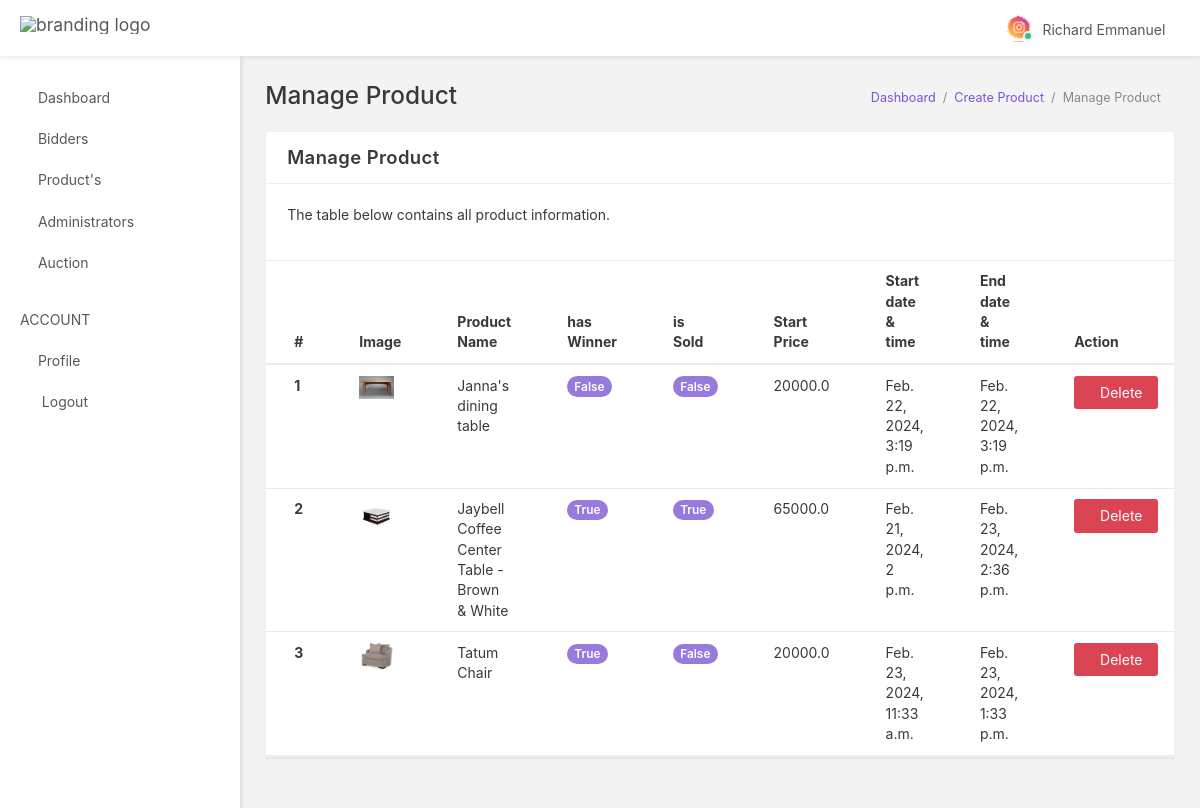
Page /auth/manage_product (signed in) on the committed database.
### Auction_auth/models.py (models this page shows, shortened)
class User(AbstractBaseUser, PermissionsMixin):
    user_id = models.UUIDField(
        default=uuid.uuid4, primary_key=True, unique=True, editable=False)
    email = models.CharField(max_length=100, db_index=True,
                             unique=True, verbose_name='email address', blank=True)
    name = models.CharField(
        max_length=100, db_index=True, blank=True, null=True)
    phone = models.CharField(
        max_length=14, db_index=True, unique=True, blank=True)
    address = models.CharField(max_length=255, null=True, blank=True)
    picture = models.ImageField(
        default='img/user.png', upload_to='uploads/', null=True)
    date_joined = models.DateTimeField(
        verbose_name='date_joined', auto_now_add=True)
    last_login = models.DateTimeField(
        verbose_name='last_login', auto_now=True, null=True)
    is_active = models.BooleanField(default=True)
    is_staff = models.BooleanField(default=False)
    is_superuser = models.BooleanField(default=False)
    USERNAME_FIELD = 'email'
    REQUIRED_FIELDS = ['name',]
    objects = UserManager()
    class Meta:
        db_table = 'Users'
        verbose_name_plural = 'Users'

class Furniture(models.Model):
    product_id = models.UUIDField(
        default=uuid.uuid4, primary_key=True, unique=True, editable=False)
    product_name = models.CharField(max_length=100)
    start_price = models.FloatField()
    product_desc = models.TextField()
    created = models.DateTimeField(
        verbose_name='date_created', auto_now_add=True)
    start_date_and_time = models.DateTimeField(null=True)
    end_date_and_time = models.DateTimeField(null=True)
    is_sold = models.BooleanField(default=False)
    sold_price = models.FloatField(blank=True, null=True)
    sold_to = models.ForeignKey(
        User, on_delete=models.CASCADE, blank=True, null=True)
    image = models.ImageField(null=True, blank=True, upload_to='uploads/')
    class Meta:
        db_table = 'Furniture'
        verbose_name_plural = 'Furniture'

### Auction_auth/views.py (the view)
# urls.py: path('auth/manage_product', ManageFurniturePageView.as_view(),
class ManageFurniturePageView(LoginRequiredMixin, ListView):
    template_name = "backend/furniture/manage_furnitures.html"
    def get_queryset(self):
        return Furniture.objects.all().order_by('-created')

### Templates/backend/furniture/manage_furnitures.html (shortened to what this page needs)
{% extends 'base.html' %}
{% load static %}
{% load crispy_forms_tags %}
  {% block head %}{% include 'partials/auth_head.html' %}{% endblock head %}
  {% block body %}
  <body data-open="click" data-menu="vertical-menu" data-col="2-columns" class="vertical-layout vertical-menu 2-columns  fixed-navbar">
  {% block nav %} {% include 'partials/auth_nav.html' %} {% endblock %}
  {% include 'partials/auth_sidebar.html' %}
    <div class="app-content content container-fluid">
      <div class="content-wrapper">
        <div class="content-header row">
          <div class="content-header-left col-md-6 col-xs-12 mb-1">
            <h2 class="content-header-title">Manage Product</h2>
          </div>
            <div class="content-header-right breadcrumbs-right breadcrumbs-top col-md-6 col-xs-12">
                <div class="breadcrumb-wrapper col-xs-12">
                    <ol class="breadcrumb">
                        <li class="breadcrumb-item"><a href="{% url 'auth:dashboard' %}">Dashboard</a>
                        </li>
                        <li class="breadcrumb-item"><a href="{% url 'auth:create_product' %}">Create Product</a>
                        </li>
                        <li class="breadcrumb-item active">Manage Product
                        </li>
                    </ol>
                </div>
            </div>
        </div>
        <div class="content-body">
        <div class="row">
            <div class="col-xs-12">
                <div class="card">
                    <div class="card-header">
                        <h4 class="card-title">Manage Product</h4>
                        <div class="heading-elements">
                            <ul class="list-inline mb-0">
                                <li><a data-action="collapse"><i class="icon-minus4"></i></a></li>
                                <li><a data-action="expand"><i class="icon-expand2"></i></a></li>
                            </ul>
                        </div>
                    </div>
                    <div class="card-body collapse in">
                        <div class="card-block card-dashboard">
                            <p>The table below contains all product information.</p>
                        </div>
                        <div class="table-responsive">
                            <table class="table table-hover mb-0">
                                <thead>
                                    <tr>
                                        <th>#</th>
                                        <th>Image</th>
                                        <th>Product Name</th>
                                        <th>has Winner</th>
                                        <th>is Sold</th>
                                        <th>Start Price</th>
                                        <th>Start date & time</th>
                                        <th>End date & time</th>
                                        <th>Action</th>
                                    </tr>
                                </thead>
                                <tbody>
                                {% if object_list %}
                                    {% for object in object_list %}
                                    <tr>
                                        <th scope="row">{{ forloop.counter}}</th>
                                        <td><a href="{% url 'auth:update_product' object.pk %}"><img src="{{object.image.url}}" width="35" alt=""></a></td>
                                        <td>{{ object.product_name }}</td>
                                        <td><div class="tag tag-pill tag-primary">{% if object.sold_to %}True {% else %}False{% endif %}</div></td>
                                        <td><div class="tag tag-pill tag-primary">{{ object.is_sold }}</div></td>
                                        <td>{{ object.start_price }}</td>
                                        <td>{{ object.start_date_and_time }}</td>
                                        <td>{{ object.end_date_and_time }}</td>
                                        <td><a href="" class="btn btn-danger" data-toggle="modal" data-target="#deleteModal{{forloop.counter}}" style="cursor: pointer;"> <i class="icon-ios-trash"></i>Delete</a></td>
                                    </tr>
                                    {% endfor %}
                                {% endif %}
                                </tbody>
                            </table>
                        </div>
                    </div>
                </div>
            </div>
        </div>
        </div>
      </div>
    </div>
</body>
{% endblock body %}

### Templates/partials/auth_nav.html (shortened to what this page needs)
{% load static %}
<nav
	class="header-navbar navbar navbar-with-menu navbar-fixed-top navbar-light navbar-shadow"
>
	<div class="navbar-wrapper">
		<div class="navbar-header">
			<ul class="nav navbar-nav">
				<li class="nav-item">
					<a href="index.html" class="navbar-brand nav-link"
						><img
							alt="branding logo"
							src="{% static 'backend/app-assets/images/logo/robust-logo-light.png' %}"
							data-expand="{% static 'backend/app-assets/images/logo/robust-logo-light.png' %}"
							data-collapse="{% static 'backend/app-assets/images/logo/robust-logo-small.png' %}"
							class="brand-logo"
					/></a>
				</li>
			</ul>
		</div>
		<div class="navbar-container content container-fluid">
			<div id="navbar-mobile" class="collapse navbar-toggleable-sm">
				<ul class="nav navbar-nav">
					<li class="nav-item hidden-sm-down">
						<a class="nav-link nav-menu-main menu-toggle hidden-xs"
							><i class="icon-menu5"> </i
						></a>
					</li>
				</ul>
				<ul class="nav navbar-nav float-xs-right">
					<li class="dropdown dropdown-user nav-item">
						<a
							data-toggle="dropdown"
							class="dropdown-toggle nav-link dropdown-user-link"
							><span class="avatar avatar-online"
								><img
									src="{{ request.user.picture.url }}"
									alt="avatar" /><i></i></span
							><span class="user-name">{{request.user.name}}</span></a
						>
					</li>
				</ul>
			</div>
		</div>
	</div>
</nav>

### Static/backend/app-assets/css/app.css (style rules this page uses)
@media (max-width: 1366px) { html { font-size: 14px; } }
html { height: 100%; }
html body { height: 100%; background-color: #F3F3F3; direction: ltr; }
html body.fixed-navbar { padding-top: 4rem; }
html body .content { padding: 0; transition: 300ms ease all; backface-visibility: hidden; }
html body .content .content-wrapper { padding: 1.8rem; }
html body .content .content-wrapper .content-header-right { margin-top: 6px; }
.avatar { position: relative; display: inline-block; width: 30px; white-space: nowrap; border-radius: 1000px; vertical-align: bottom; }
.avatar i { position: absolute; right: -7px; bottom: 2px; width: 10px; height: 10px; border: 2px solid #eceeef; border-radius: 100%; }
.avatar img { width: 100%; max-width: 100%; height: auto; border: 0 none; border-radius: 1000px; }
.avatar-online i { background-color: #37BC9B; }
@media screen and (min-width: 0px) { body:after { content: "xs - min-width: 0px"; } }
@media screen and (min-width: 544px) { body:after { content: "sm - min-width: 544px"; } }
@media screen and (min-width: 768px) { body:after { content: "md - min-width: 768px"; } }
@media screen and (min-width: 992px) { body:after { content: "lg - min-width: 992px"; } }
@media screen and (min-width: 1200px) { body:after { content: "xl - min-width: 1200px"; } }
body:after { display: none; }

### Static/backend/app-assets/css/core/menu/menu-types/vertical-menu.css (style rules this page uses)
@media (min-width: 992px) { body.vertical-layout.vertical-menu .navbar .navbar-header { width: 240px; } }
@media (min-width: 992px) { body.vertical-layout.vertical-menu .content, body.vertical-layout.vertical-menu .footer { margin-left: 240px; } }

### rows in the picture
User: user.picture (picture), user.name "Richard Emmanuel"
Furniture: image (picture), product_name "Janna's dining table", shows "False", is_sold "False", start_price "20000.0", start_date_and_time "Feb. 22, 2024, 3:19 p.m.", end_date_and_time "Feb. 22, 2024, 3:19 p.m."
Furniture: image (picture), product_name "Jaybell Coffee Center Table - Brown & White", shows "True", is_sold "True", start_price "65000.0", start_date_and_time "Feb. 21, 2024, 2 p.m.", end_date_and_time "Feb. 23, 2024, 2:36 p.m."
Furniture: image (picture), product_name "Tatum Chair", shows "True", is_sold "False", start_price "20000.0", start_date_and_time "Feb. 23, 2024, 11:33 a.m.", end_date_and_time "Feb. 23, 2024, 1:33 p.m."
